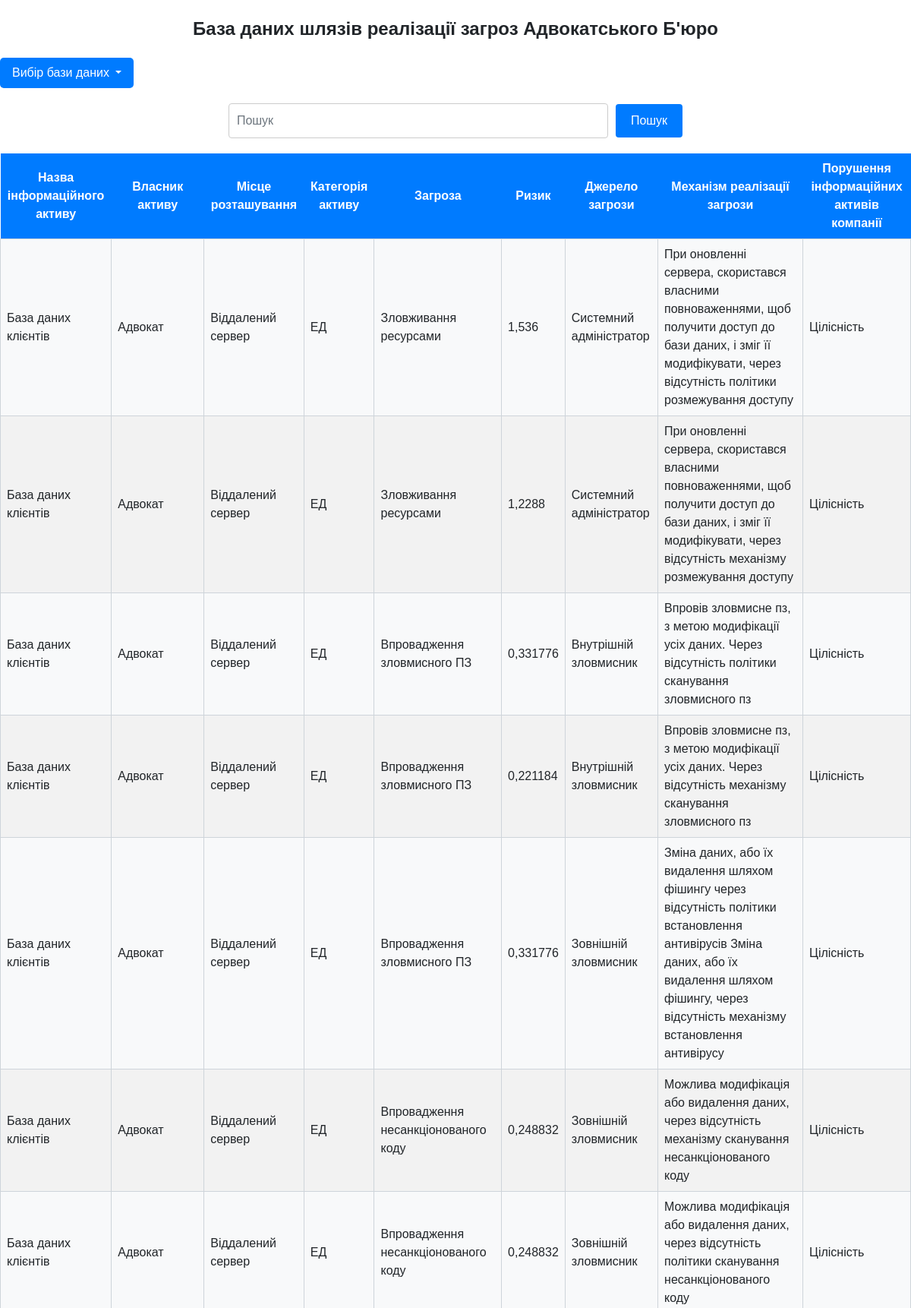
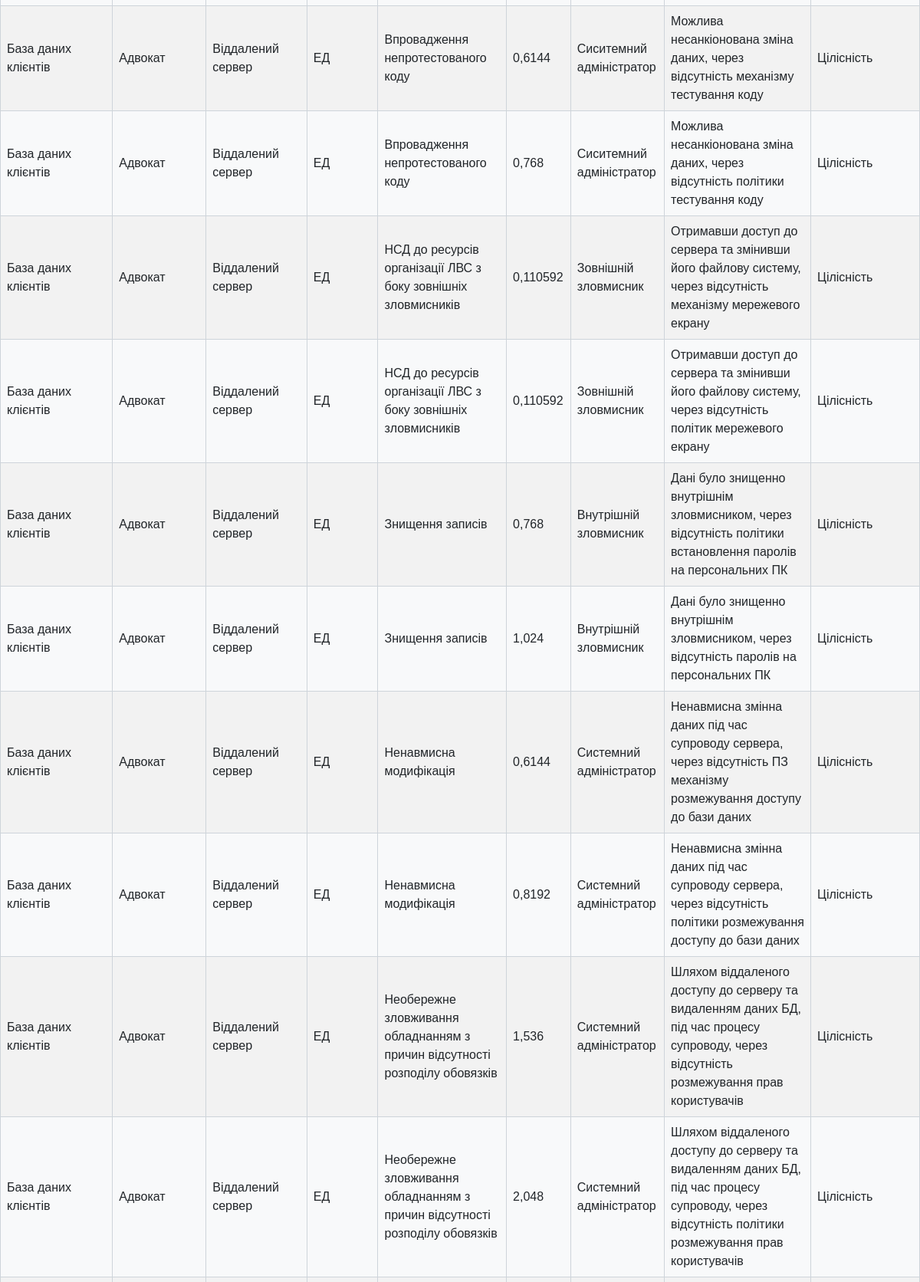
Page /integrity/ (upper part) on the committed database (2 pictures, top to bottom).
### core/models.py (models this page shows, shortened)
class Table(models.Model):
    name = models.CharField(max_length=128, blank=True, null=True, default=None)
    owner = models.CharField(max_length=128, blank=True, null=True, default=None)
    place = models.CharField(max_length=128, blank=True, null=True, default=None)
    table_category = models.ForeignKey(
        TableCategory, on_delete=models.CASCADE, blank=True, null=True, default=None
    )
    asset_category = models.CharField(
        max_length=64, blank=True, null=True, default=None
    )
    threat = models.TextField(blank=True, null=True, default=None)
    risk = models.CharField(max_length=8, blank=True, null=True, default=None)
    source_of_threat = models.TextField(blank=True, null=True, default=None)
    mechanism = models.TextField(blank=True, null=True, default=None)
    class Meta:
        verbose_name = "Таблиця"
        verbose_name_plural = "Таблиці"

class TableCategory(models.Model):
    name = models.CharField(max_length=64, blank=True, null=True, default=None)
    is_active = models.BooleanField(default=True)
    class Meta:
        verbose_name = "Категорія таблиці"
        verbose_name_plural = "Категорії таблиць"

### core/views.py (the view)
# urls.py: re_path(r"^integrity/$", views.integrity, name="integrity"),
def integrity(request):
    category_order = ["Цілісність"]
    table_categories = TableCategory.objects.order_by("name")
    table_dict = {}
    sorted_tables = []
    for category_name in category_order:
        category = [c for c in table_categories if c.name == category_name]
        if category:
            table = Table.objects.filter(table_category=category[0]).order_by("name")
            table_dict[category[0]] = table
            sorted_tables.extend(table)
    query = request.GET.get("q")
    if query:
        tables = Table.objects.filter(
            table_category=TableCategory.objects.get(name="Цілісність")
        ).filter(
            Q(name__icontains=query)
            | Q(threat__icontains=query)
            | Q(source_of_threat__icontains=query)
            | Q(mechanism__icontains=query)
        )
    else:
        tables = sorted_tables
    return render(request, "integrity.html", {"tables": tables, "query": query})

### core/templates/integrity.html (shortened to what this page needs)
{% extends 'base.html' %}
{% load static %}
{% block content %}
<div class="header">
База даних шлязів реалізації загроз Адвокатського Б'юро
</div>
<div class="dropdown">
	<button class="btn btn-secondary dropdown-toggle" type="button" id="dropdownMenuButton1" data-bs-toggle="dropdown" aria-expanded="false">
	  Вибір бази даних
	</button>
  </div>
<div>
<form method="GET" action="{% url 'integrity' %}">
	<input type="text" name="q" class="form-control" placeholder="Пошук" value="">
	<button type="submit">Пошук</button>
</form>
</div>
<table id="mytable">
	<thead>
	  <tr>
		<th>Назва інформаційного активу</th>
		<th>Власник активу</th>
		<th>Місце розташування</th>
		<th>Категорія активу </th>
		<th>Загроза</th>
		<th>Ризик</th>
		<th>Джерело загрози</th>
		<th>Механізм реалізації загрози</th>
		<th>Порушення інформаційних активів компанії</th>
	  </tr>
	</thead>
	<tbody>
	  {% for table in tables %}
	  <tr>
		<td>{{ table.name}}</td>
		<td>{{ table.owner}}</td>
		<td>{{ table.place}}</td>
		<td>{{ table.asset_category}}</td>
		<td>{{ table.threat}}</td>
		<td>{{ table.risk}}</td>
		<td>{{ table.source_of_threat}}</td>
		<td>{{ table.mechanism}}</td>
		<td>{{ table.table_category.name }}</td>
	  </tr>
	  {% endfor %}
	</tbody>
  </table>
{% endblock %}

### core/static/style.css (style rules this page uses)
body { font-family: 'Montserrat', sans-serif; }
.header { font-size: 24px; font-weight: bold; text-align: center; margin: 20px 0; }
.dropdown-toggle { background-color: #007bff; color: #fff; border: none; padding: 8px 16px; border-radius: 5px; cursor: pointer; }
form { display: flex; align-items: center; margin: 20px 0; }
input[type="text"] { padding: 8px 16px; border-radius: 5px; border: 1px solid #ced4da; margin-right: 5px; width: 500px; }
button[type="submit"] { background-color: #28a745; color: #fff; border: none; padding: 8px 16px; border-radius: 5px; cursor: pointer; }
table { border-collapse: collapse; width: 100%; margin-bottom: 20px; }
th { background-color: #007bff; color: #fff; padding: 8px 16px; text-align: left; }
td { border: 1px solid #ced4da; padding: 8px 16px; }
tbody tr:nth-child(odd) { background-color: #f8f9fa; }
button[type="submit"] { background-color: #007bff; border: none; color: #fff; padding: 10px 20px; border-radius: 4px; cursor: pointer; }
form { display: flex; justify-content: center; margin-top: 20px; }
input[type="text"] { padding: 10px; border-radius: 4px; border: 1px solid #ccc; margin-right: 10px; }
table { border-collapse: collapse; width: 100%; }
th, td { text-align: left; padding: 8px; }
th { background-color: #007bff; color: white; text-align: center; }
tr:nth-child(even) { background-color: #f2f2f2; }
.dropdown-toggle { background-color: #007bff; border-color: #007bff; }

### rows in the picture
Table: name "База даних клієнтів", owner "Адвокат", place "Віддалений сервер", asset_category "ЕД", threat "Зловживання ресурсами", risk "1,536", source_of_threat "Системний адміністратор", mechanism "При оновленні сервера, скористався власними повноваженнями, щоб получити доступ до бази даних, і зміг її модифікувати, через відсутність політики розмежування доступу", table_category.name "Цілісність"
Table: name "База даних клієнтів", owner "Адвокат", place "Віддалений сервер", asset_category "ЕД", threat "Зловживання ресурсами", risk "1,2288", source_of_threat "Системний адміністратор", mechanism "При оновленні сервера, скористався власними повноваженнями, щоб получити доступ до бази даних, і зміг її модифікувати, через відсутність механізму розмежування доступу", table_category.name "Цілісність"
Table: name "База даних клієнтів", owner "Адвокат", place "Віддалений сервер", asset_category "ЕД", threat "Впровадження зловмисного ПЗ", risk "0,331776", source_of_threat "Внутрішній зловмисник", mechanism "Впровів зловмисне пз, з метою модифікації усіх даних. Через відсутність політики сканування зловмисного пз", table_category.name "Цілісність"
Table: name "База даних клієнтів", owner "Адвокат", place "Віддалений сервер", asset_category "ЕД", threat "Впровадження зловмисного ПЗ", risk "0,221184", source_of_threat "Внутрішній зловмисник", mechanism "Впровів зловмисне пз, з метою модифікації усіх даних. Через відсутність механізму сканування зловмисного пз", table_category.name "Цілісність"
Table: name "База даних клієнтів", owner "Адвокат", place "Віддалений сервер", asset_category "ЕД", threat "Впровадження зловмисного ПЗ", risk "0,331776", source_of_threat "Зовнішній зловмисник", mechanism "Зміна даних, або їх видалення шляхом фішингу через відсутність політики встановлення антивірусів Зміна даних, або їх видалення шляхом фішингу, через відсутність механізму встановлення антивірусу", table_category.name "Цілісність"
Table: name "База даних клієнтів", owner "Адвокат", place "Віддалений сервер", asset_category "ЕД", threat "Впровадження несанкціонованого коду", risk "0,248832", source_of_threat "Зовнішній зловмисник", mechanism "Можлива модифікація або видалення даних, через відсутність механізму сканування несанкціонованого коду", table_category.name "Цілісність"
Table: name "База даних клієнтів", owner "Адвокат", place "Віддалений сервер", asset_category "ЕД", threat "Впровадження несанкціонованого коду", risk "0,248832", source_of_threat "Зовнішній зловмисник", mechanism "Можлива модифікація або видалення даних, через відсутність політики сканування несанкціонованого коду", table_category.name "Цілісність"
Table: name "База даних клієнтів", owner "Адвокат", place "Віддалений сервер", asset_category "ЕД", threat "Впровадження непротестованого коду", risk "0,6144", source_of_threat "Сиситемний адміністратор", mechanism "Можлива несанкіонована зміна даних, через відсутність механізму тестування коду", table_category.name "Цілісність"
Table: name "База даних клієнтів", owner "Адвокат", place "Віддалений сервер", asset_category "ЕД", threat "Впровадження непротестованого коду", risk "0,768", source_of_threat "Сиситемний адміністратор", mechanism "Можлива несанкіонована зміна даних, через відсутність політики тестування коду", table_category.name "Цілісність"
Table: name "База даних клієнтів", owner "Адвокат", place "Віддалений сервер", asset_category "ЕД", threat "НСД до ресурсів організації ЛВС з боку зовнішніх зловмисників", risk "0,110592", source_of_threat "Зовнішній зловмисник", mechanism "Отримавши доступ до сервера та змінивши його файлову систему, через відсутність механізму мережевого екрану", table_category.name "Цілісність"
Table: name "База даних клієнтів", owner "Адвокат", place "Віддалений сервер", asset_category "ЕД", threat "НСД до ресурсів організації ЛВС з боку зовнішніх зловмисників", risk "0,110592", source_of_threat "Зовнішній зловмисник", mechanism "Отримавши доступ до сервера та змінивши його файлову систему, через відсутність політик мережевого екрану", table_category.name "Цілісність"
Table: name "База даних клієнтів", owner "Адвокат", place "Віддалений сервер", asset_category "ЕД", threat "Знищення записів", risk "0,768", source_of_threat "Внутрішній зловмисник", mechanism "Дані було знищенно внутрішнім зловмисником, через відсутність політики встановлення паролів на персональних ПК", table_category.name "Цілісність"
Table: name "База даних клієнтів", owner "Адвокат", place "Віддалений сервер", asset_category "ЕД", threat "Знищення записів", risk "1,024", source_of_threat "Внутрішній зловмисник", mechanism "Дані було знищенно внутрішнім зловмисником, через відсутність паролів на персональних ПК", table_category.name "Цілісність"
Table: name "База даних клієнтів", owner "Адвокат", place "Віддалений сервер", asset_category "ЕД", threat "Ненавмисна модифікація", risk "0,6144", source_of_threat "Системний адміністратор", mechanism "Ненавмисна змінна даних під час супроводу сервера, через відсутність ПЗ механізму розмежування доступу до бази даних", table_category.name "Цілісність"
Table: name "База даних клієнтів", owner "Адвокат", place "Віддалений сервер", asset_category "ЕД", threat "Ненавмисна модифікація", risk "0,8192", source_of_threat "Системний адміністратор", mechanism "Ненавмисна змінна даних під час супроводу сервера, через відсутність політики розмежування доступу до бази даних", table_category.name "Цілісність"
Table: name "База даних клієнтів", owner "Адвокат", place "Віддалений сервер", asset_category "ЕД", threat "Необережне зловживання обладнанням з причин відсутності розподілу обовязків", risk "1,536", source_of_threat "Системний адміністратор", mechanism "Шляхом віддаленого доступу до серверу та видаленням даних БД, під час процесу супроводу, через відсутність розмежування прав користувачів", table_category.name "Цілісність"
Table: name "База даних клієнтів", owner "Адвокат", place "Віддалений сервер", asset_category "ЕД", threat "Необережне зловживання обладнанням з причин відсутності розподілу обовязків", risk "2,048", source_of_threat "Системний адміністратор", mechanism "Шляхом віддаленого доступу до серверу та видаленням даних БД, під час процесу супроводу, через відсутність політики розмежування прав користувачів", table_category.name "Цілісність"
